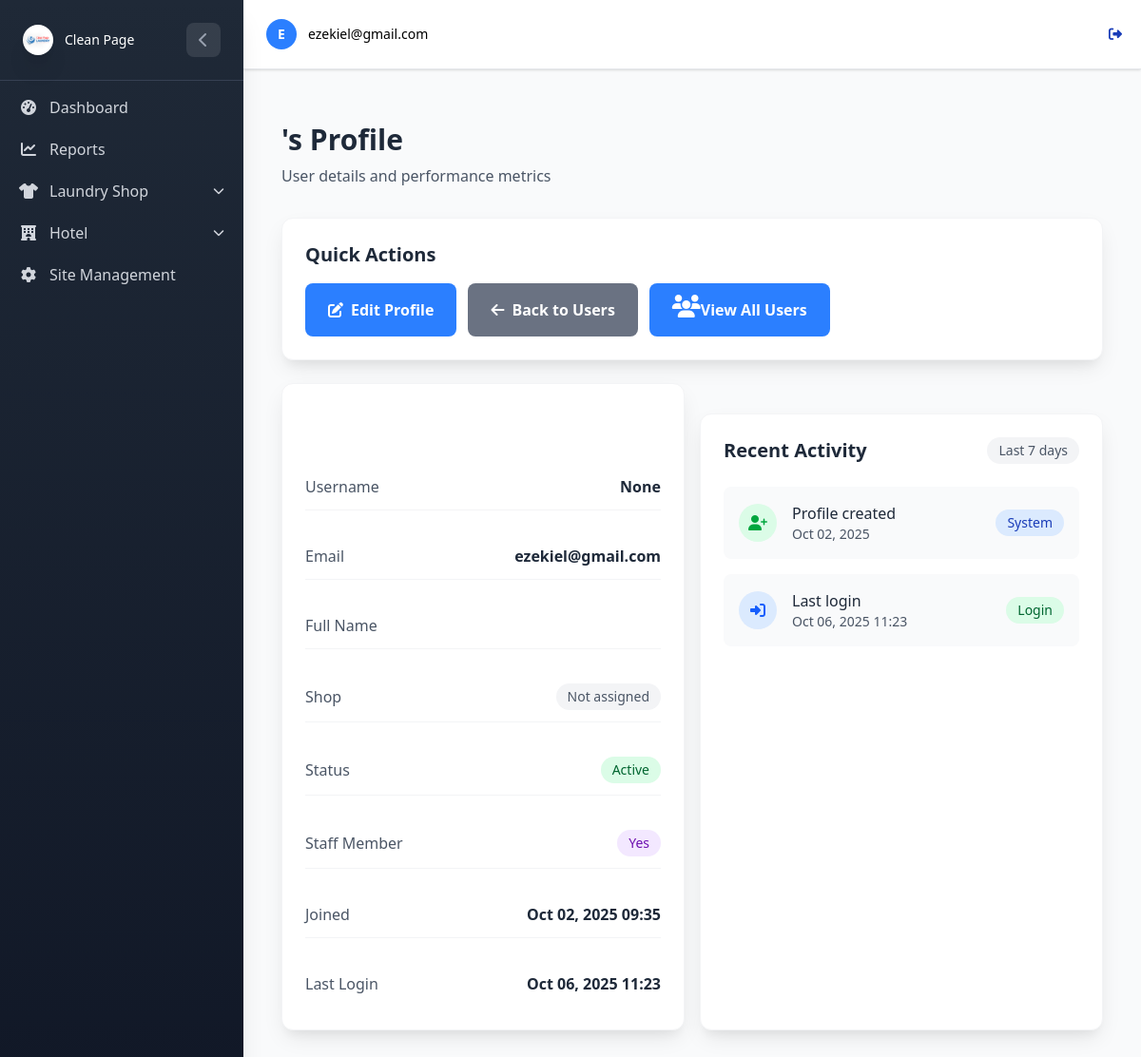
Before: /Laundry/user/1/profile/ (signed in) with the older database file.
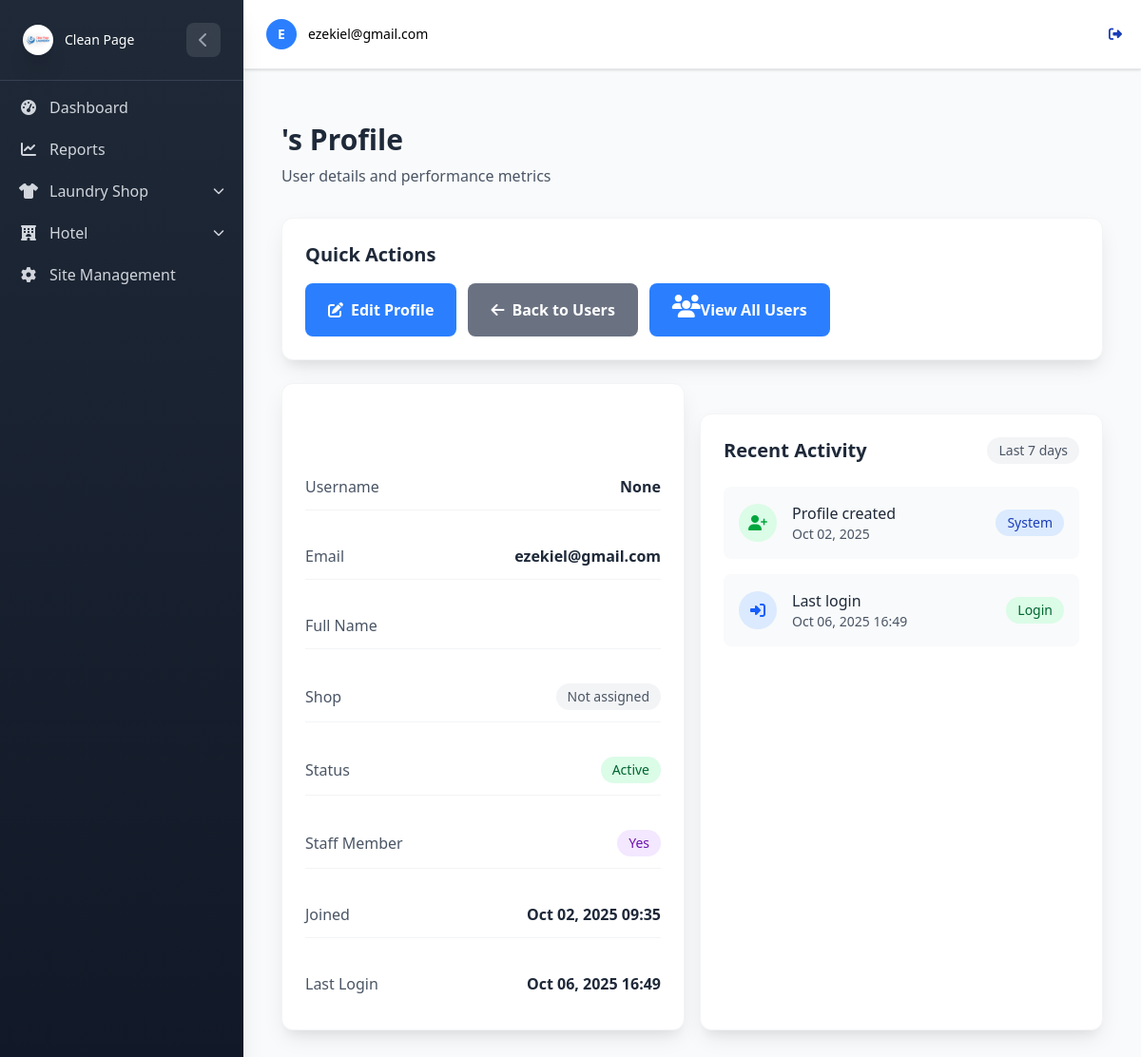
After: the same page with the newer database file.
### LaundryApp/models.py (models this page shows, shortened)
class UserProfile(AbstractUser):
    username = None
    email = models.EmailField(unique=True)
    USERNAME_FIELD = 'email'
    REQUIRED_FIELDS = []
    APP_CHOICES = (
        ('laundry', 'Laundry'),
        ('hotel', 'Hotel'),
    )
    app_type = models.CharField(max_length=20, choices=APP_CHOICES, default='hotel')
    USER_TYPE_CHOICES = (
        ('admin', 'Admin'),
        ('staff', 'Staff'),
    )
    user_type = models.CharField(max_length=20, choices=USER_TYPE_CHOICES, db_index=True)
    objects = CustomUserManager()

### LaundryApp/View/usermanage.py (the view)
# urls.py: path('user/<int:pk>/profile/', usermanage.user_profile, name='user_profile'),
@login_required
@admin_required
def user_profile(request, pk):
    user = get_object_or_404(User, pk=pk)
    laundry_profile = getattr(user, 'laundryprofile', None)
    customers_created = Customer.objects.filter(created_by=user).count()
    customers = Customer.objects.filter(created_by=user)
    user_orders = Order.objects.filter(customer__in=customers)
    total_orders = user_orders.count()
    total_revenue = user_orders.aggregate(total=Sum('total_price'))['total'] or 0
    context = {
        'user': user,
        'laundry_profile': laundry_profile,
        'total_orders': total_orders,
        'total_revenue': total_revenue,
        'customers_created': customers_created,
    }
    return render(request, 'user/user_profile.html', context)

### LaundryApp/views.py (called while the page is built)
def is_admin(user):
    return user.is_superuser or getattr(user, 'user_type', None) == 'admin'

def admin_required(view_func):
    @wraps(view_func)
    def _wrapped_view(request, *args, **kwargs):
        if not is_admin(request.user):
            messages.error(request, "You don't have admin privileges.")
            return redirect('laundry:dashboard')
        return view_func(request, *args, **kwargs)
    return _wrapped_view

### LaundryApp/templates/user/user_profile.html (shortened to what the changed rows need)
{% extends "../home.html" %}
{% block content %}
<div class="container mx-auto px-4 py-8">
    <div class="flex flex-col md:flex-row md:items-center md:justify-between mb-8">
        <div class="mb-4 md:mb-0">
            <h1 class="text-3xl font-bold text-gray-800">{{ user.get_full_name }}'s Profile</h1>
        </div>
    </div>
    <div class="grid grid-cols-2 gap-4 mt-6">
        <div class="bg-white rounded-xl shadow-lg overflow-hidden border border-gray-100">
            <div class="bg-gradient-to-r from-blue-500 to-blue-600 px-6 py-4">
                <h2 class="text-xl font-semibold text-white">User Information</h2>
            </div>
            <div class="p-6">
                <div class="space-y-6">
                    <div class="flex items-center justify-between py-3 border-b border-gray-100">
                        <span class="text-gray-600 font-medium">Username</span>
                        <span class="text-gray-800 font-semibold">{{ user.username }}</span>
                    </div>
                    <div class="flex items-center justify-between py-3 border-b border-gray-100">
                        <span class="text-gray-600 font-medium">Email</span>
                        <span class="text-gray-800 font-semibold">{{ user.email }}</span>
                    </div>
                    <div class="flex items-center justify-between py-3 border-b border-gray-100">
                        <span class="text-gray-600 font-medium">Joined</span>
                        <span class="text-gray-800 font-semibold">{{ user.date_joined|date:"M d, Y H:i" }}</span>
                    </div>
                    <div class="flex items-center justify-between py-3">
                        <span class="text-gray-600 font-medium">Last Login</span>
                        <span class="text-gray-800 font-semibold">
                            {% if user.last_login %}
                            {{ user.last_login|date:"M d, Y H:i" }}
                            {% else %}
                            <span class="text-gray-400">Never</span>
                            {% endif %}
                        </span>
                    </div>
                </div>
            </div>
        </div>
    <div class="mt-8 bg-white rounded-xl shadow-lg p-6 border border-gray-100">
        <div class="space-y-4">
            <div class="flex items-center justify-between p-4 bg-gray-50 rounded-lg">
                <div class="flex items-center">
                    <div>
                        <p class="font-medium text-gray-800">Profile created</p>
                        <p class="text-sm text-gray-600">{{ user.date_joined|date:"M d, Y" }}</p>
                    </div>
                </div>
            </div>
            <div class="flex items-center justify-between p-4 bg-gray-50 rounded-lg">
                <div class="flex items-center">
                    <div>
                        <p class="font-medium text-gray-800">Last login</p>
                        <p class="text-sm text-gray-600">
                            {% if user.last_login %}
                            {{ user.last_login|date:"M d, Y H:i" }}
                            {% else %}
                            Never logged in
                            {% endif %}
                        </p>
                    </div>
                </div>
            </div>
        </div>
    </div>
    </div>
</div>
{% endblock %}

### LaundryApp/templates/home.html (shortened to what the changed rows need)
{% load static tailwind_tags %}
{% load static %}
<!DOCTYPE html>
<html lang="en">
<head>
    {% tailwind_css %}
    <link rel="stylesheet" href="https://cdnjs.cloudflare.com/ajax/libs/font-awesome/6.4.0/css/all.min.css">
    <link rel="stylesheet" href="{% static 'css/dist/styles.css' %}">
</head>
<body class="bg-gray-50 min-h-screen font-sans">
    <div id="main-content"
        class="content-transition min-h-screen content-mobile-full {% if user.is_authenticated %}lg:ml-64{% endif %}">
        <header class="bg-white shadow-sm border-b border-gray-200">
            <div class="flex items-center justify-between px-4 py-3 lg:px-6 lg:py-4">
                <div class="flex items-center space-x-3 p-2">
                    <div class="flex items-center justify-around space-x-3">
                        <div class="relative">
                            <div
                                class="w-8 h-8 lg:w-10 lg:h-10 bg-blue-500 rounded-full flex items-center justify-center">
                                <span class="text-white font-semibold text-sm lg:text-base">{{ user.get_username|first|upper}}</span>
                            </div>
                        </div>
                        <div class="flex flex-row min-w-0 sm:block">
                            <p class="text-grey-500 text-sm font-medium truncate">{{ user.get_username }} </p>
                        </div>
                    </div>
                </div>
            </div>
        </header>
        <main class="p-4 lg:p-6">
            {% block content %}{% endblock %}
        </main>
    </div>
</body>
</html>

Changed rows visible on the page:
changed UserProfile "None": last_login "Oct 06, 2025 11:23" → "Oct 06, 2025 16:49"
